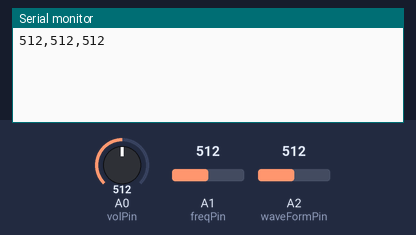
Simulated run of this sketch. Board: Arduino Uno, built with avr-gcc and run on an emulated ATmega328P. Parts: the last lines printed to the serial monitor. The inputs (shaded band) are chosen by the test bench; at power-on: A0 (volPin) = 512, A1 (freqPin) = 512, A2 (waveFormPin) = 512.

Above: at 1.2 s.
1.3 s: A0 (volPin) set to 716
At 1.7 s:
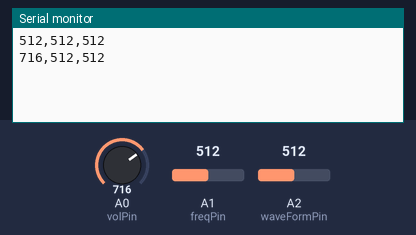
2.8 s: A1 (freqPin) set to 716
At 3.3 s:
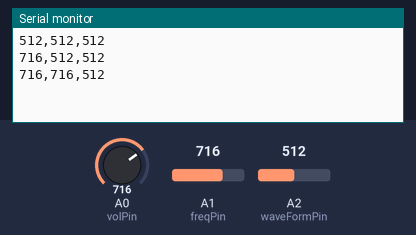
4.3 s: A2 (waveFormPin) set to 716
At 4.8 s:
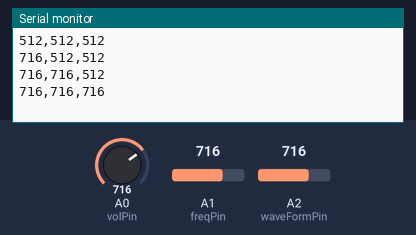
5.8 s: A0 (volPin) set to 900
At 6.3 s:
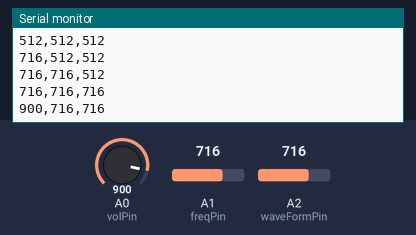
7.3 s: A1 (freqPin) set to 900
At 8.4 s:
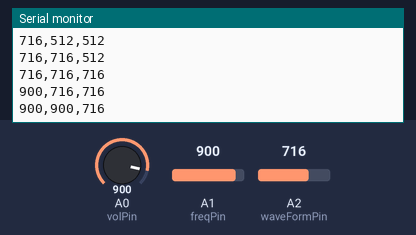
8.8 s: A2 (waveFormPin) set to 900
At 9.9 s:
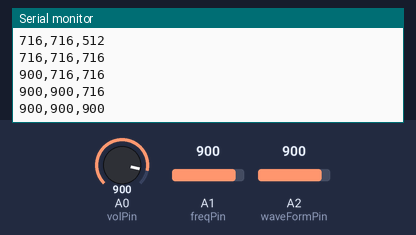
Timing chart, 0 to 11.3 s (numbered marks = the images above; inputs shaded):
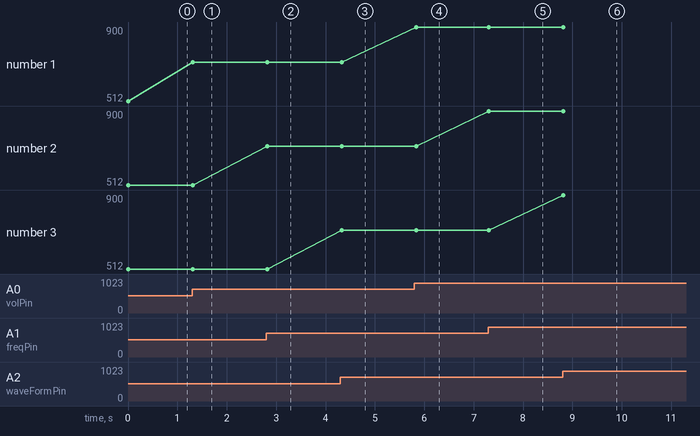

The sketch:

knobs-for-synth.ino
```cpp
int volPin = 0;
int freqPin = 1;
int waveFormPin = 2;
int volVal = 0;
int freqVal = 0;
int waveFormVal = 0;
int prevVolVal = 0;
int prevFreqVal = 0;
int prevWaveFormVal = 0;

void setup() {
  Serial.begin(115200);
}

void loop() {
  prevVolVal = volVal;
  prevFreqVal = freqVal;
  prevWaveFormVal = waveFormVal;

  volVal = analogRead(volPin);
  freqVal = analogRead(freqPin);
  waveFormVal = analogRead(waveFormPin);

  if (prevVolVal != volVal | prevFreqVal != freqVal | prevWaveFormVal != waveFormVal) {
    Serial.print(volVal);
    Serial.print(",");
    Serial.print(freqVal);
    Serial.print(",");
    Serial.println(waveFormVal);
  }

  delay(50);      // stop the program for some time
}
```

Measured:
- after the input at 1.3 s, the serial monitor: prints a new line at once (image 1)
- after the input at 2.8 s, the serial monitor: prints a new line at once (image 2)
- after the input at 4.3 s, the serial monitor: prints a new line at once (image 3)
- after the input at 5.8 s, the serial monitor: prints a new line at once (image 4)
- after the input at 7.3 s, the serial monitor: prints a new line at once (image 5)
- after the input at 8.8 s, the serial monitor: prints a new line at once (image 6)
- plotted number 1: 512 → 716 after the input at 1.3 s, 716 → 900 after the input at 5.8 s
